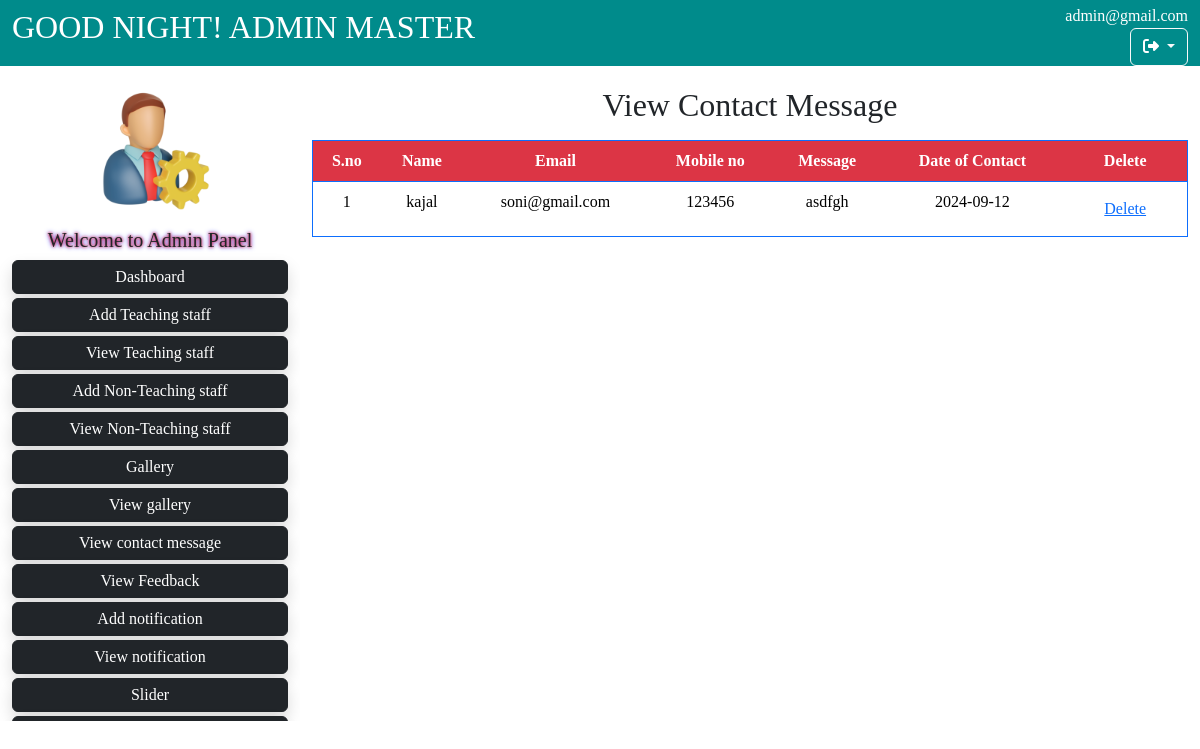
The app's page /admin/viewcontactmessage.php (signed in) with its own data.
### tables this page shows
CREATE TABLE IF NOT EXISTS `tbl_contact` (
  `coid` int(11) NOT NULL AUTO_INCREMENT,
  `name` varchar(60) NOT NULL,
  `email` varchar(30) NOT NULL,
  `mobileno` varchar(13) NOT NULL,
  `messege` varchar(100) NOT NULL,
  `status` varchar(1) NOT NULL,
  `doc` varchar(10) NOT NULL,
  PRIMARY KEY (`coid`)
);

### admin/viewcontactmessage.php (the view, shortened to what this page needs)
<?php
include("header.php")
?>
<?php
include("left.php")
?>
<?php
$con=mysqli_connect("localhost","root","","rnc");
$query="select * from tbl_contact";
$res=mysqli_query($con,$query);
?>
<div class="col-sm-9">
               <div class="container">
               <h2 style="text-align:center; margin-top:20px;">View Contact Message</h2>
                <div class="row mt-3">
                    <table style="border:1px solid black;text-align:center;" class="table table bordered border-primary">
                        <tr>
                            <th class="text-center bg-danger text-white">S.no</th>
                            <th class="text-center bg-danger text-white">Name</th>
                            <th class="text-center bg-danger text-white">Email</th>
                            <th class="text-center bg-danger text-white">Mobile no</th>
                            <th class="text-center bg-danger text-white">Message</th>
                            <th class="text-center bg-danger text-white">Date of Contact</th>
                            <th class="text-center bg-danger text-white">Delete</th>
                        </tr>
                                 <?php
                                    while($row=mysqli_fetch_array($res))
                                        {
                                             ?>
                                            <tr>
                                        <td><?php echo $row['coid'];?></td>
                                        <td><?php echo $row['name'];?></td>
                                        <td><?php echo $row['email'];?></td>
                                        <td><?php echo $row['mobileno'];?></td>
                                        <td><?php echo $row['messege'];?></td>
                                        <td><?php echo $row['doc'];?></td>
                                        <td><a href="contactdelete.php?coid=<?php echo $row['coid'];?>"><button class="btn btn-delete"  class="text-white" style="text-decoration:none">Delete</a></button></td>
                                    </tr>
                                    <?php
                                    }
                                    ?>
                    </table>
                </div>
               </div>
            </div>
        </div>
     </div>
</body>
</html>

### css/style.css (style rules this page uses)
body { font-family: poppins; }

### records on screen
tbl_contact: coid "1", name "kajal", email "soni@gmail.com", mobileno "123456", messege "asdfgh", doc "2024-09-12"

### other values on screen
$greeting "GOOD NIGHT!"
$_SESSION['admin'] "admin@gmail.com"
